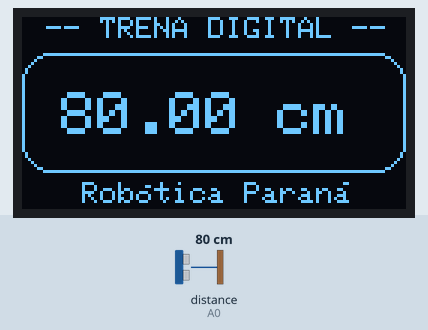
Recording of a sketch running on a simulated Arduino Uno, built with avr-gcc and run on an emulated ATmega328P. On the bench: 128×64 one-colour display. Inputs (shaded band) come from the test bench; at power-on: distance to the obstacle (sensor on A0) 80 cm. The echo pulse lasts 58.3 µs per cm.

Above: at 1.2 s.
1.3 s: distance to the obstacle (sensor on A0) set to 97 cm
At 2.5 s:
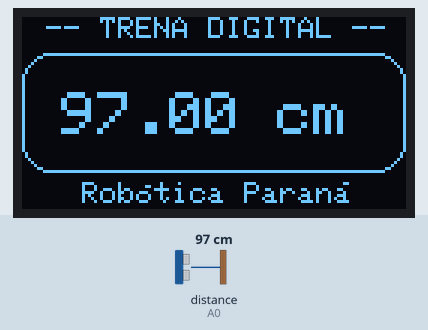
2.9 s: distance to the obstacle (sensor on A0) set to 103 cm
At 3.4 s:
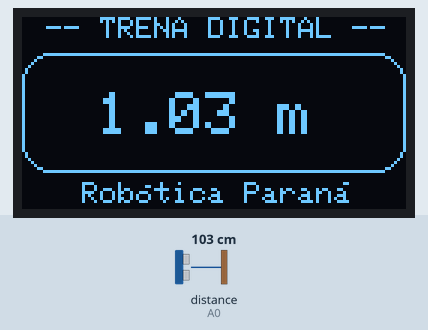
4.4 s: distance to the obstacle (sensor on A0) set to 2 cm
At 5.4 s:
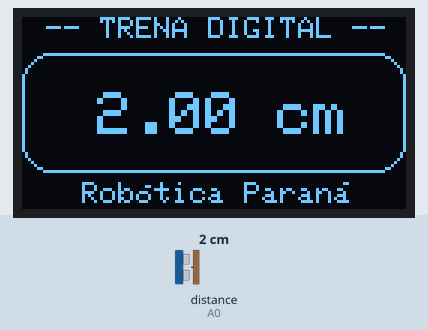
Timing chart, 0 to 7.4 s (numbered marks = the images above; inputs shaded):
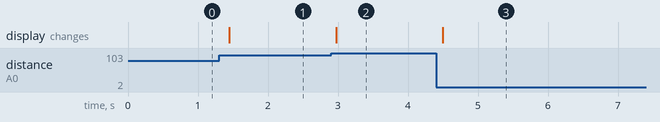

Measured:
- the behaviour switches between 99 and 100 cm on distance to the obstacle (sensor on A0) (found by bisection; images 1 and 2)
- after the input at 1.3 s, the display: changes after 0.15 s (image 1)
- after the input at 2.9 s, the display: changes after 0.07 s (image 2)
- after the input at 4.4 s, the display: changes after 0.10 s (image 3)

The sketch:

trena_digital.ino
```cpp
// Inclusão das bibliotecas.
#include <Adafruit_BusIO_Register.h>
#include <Adafruit_SSD1306.h>
#include <Adafruit_GFX.h>
#include <Ultrasonic.h>
/* Cria o objeto de controle para o display OLED. */
Adafruit_SSD1306 display(128, 64);
/* Define os pinos do sensor ultrassônico.         */
#define pino_trig A1
#define pino_echo A0
/* Cria o objeto de controle para o ultrassônico. */
Ultrasonic ultrasonic(pino_trig, pino_echo);
/* Cria a variável que armazenará a medida. */
float medida;
/* Configurações.                                   */
void setup(void) {
/* Inicia o display OLED, através de seu */
/* endereço físico 0X3C. */
display.begin(SSD1306_SWITCHCAPVCC, 0X3C);
}/* Fim das configurações.                          */
/* Looping infinito.                                */
void loop(void) {
/* Faz a leitura da distância e armazena na */
/* variável medida. */
medida = ultrasonic.read();
/* Limpa o display ao iniciar. */
display.clearDisplay();
/* Posiciona o cursor na coordenada informada. */
display.setCursor(8, 0);
/* Define o tamanho da fonte: 1.                  */
display.setTextSize(1);
/* Define a cor da fonte: Claro (1) - Escuro (0). */
display.setTextColor(1);
/* Imprime a palavra -- TRENA DIGITAL --. */
display.print("-- TRENA DIGITAL --");
/* Desenha um retângulo sem preenchimento, com */
/* origem na coordenada (0, 12), com dimensões */
/* 128x40 pixels, raios dos cantos arredondados */
/* 10 pixels na cor clara. */
display.drawRoundRect(0, 12, 128, 40, 10, WHITE);
/* Posiciona o cursor na coordenada informada. */
display.setCursor(20, 55);
/* Imprime a palavra Rob. */
display.print("Rob");
/* Imprime a letra ó. */
display.write(162);
/* Imprime a palavra tica. */
display.print("tica Paran");
/* Imprime a letra á. */
display.write(160);
/* Define o tamanho da fonte: 2.                 */
display.setTextSize(2);
/* Se a medida for menor que 10, faça... */
if (medida < 10) {
 /* Posiciona o cursor na coordenada informada. */
 display.setCursor(25, 25);
 /* Imprime a medida. */
 display.print(medida);
 /* Posiciona o cursor na coordenada informada. */
 display.setCursor(85, 25);
 /* Imprime a unidade de medida. */
 display.print("cm");
}
/* Se a medida for maior ou igual a 10 e menor */
/* que 100, faça... */
if (medida >= 10 && medida < 100) {
 /* Posiciona o cursor na coordenada informada. */
 display.setCursor(13, 25);
 /* Imprime a medida. */
 display.print(medida);
 /* Posiciona o cursor na coordenada informada. */
 display.setCursor(85, 25);
/* Imprime a unidade de medida. */
 display.print("cm");
}
/* Se a medida for maior ou igual a 100, faça... */
if (medida >= 100) {
 /* Posiciona o cursor na coordenada informada. */
 display.setCursor(25, 25);
 /* Imprime a medida. */
 display.print(medida / 100);
 /* Posiciona o cursor na coordenada informada. */
 display.setCursor(85, 25);
 /* Imprime a unidade de medida. */
 display.print("m");
}
/* Atualiza as informações do display. */
display.display();
/* Pequeno atraso para a leitura da medida. */
delay(100);
}/* Fim do looping infinito.                        */
```
